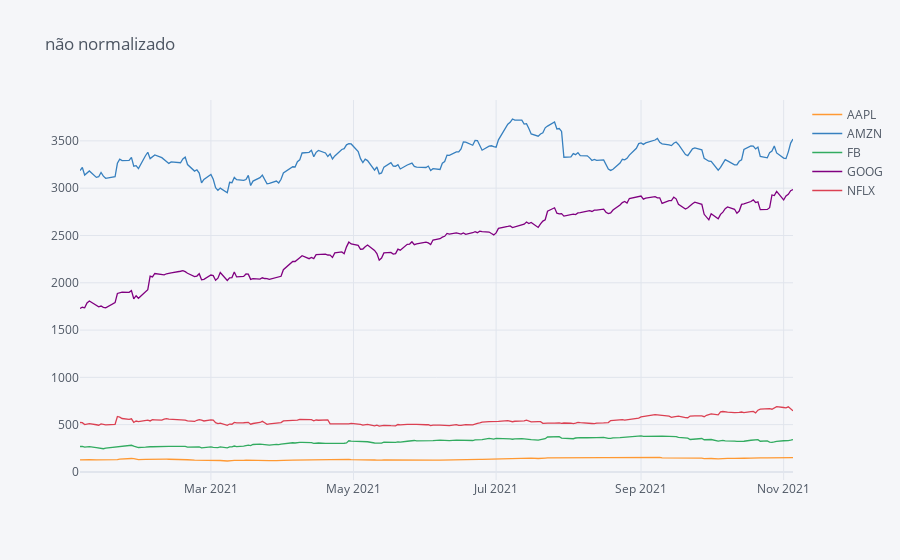

Notebook code cell kept with this figure:
### Code cell
df4.iplot(title='não normalizado')

### Figure 1 — Plotly figure (JSON) as saved in the notebook; plotly's stock layout.template omitted (floating-point values rounded to 4 significant figures; data arrays with more than 128 entries replaced by an {"elided": "..."} marker saying what was removed)
{"data": [{"line": {"color": "rgba(255, 153, 51, 1.0)", "dash": "solid", "shape": "linear", "width": 1.3}, "mode": "lines", "name": "AAPL", "text": "", "type": "scatter", "x": {"elided": "214 str values"}, "y": {"elided": "214 float values"}}, {"line": {"color": "rgba(55, 128, 191, 1.0)", "dash": "solid", "shape": "linear", "width": 1.3}, "mode": "lines", "name": "AMZN", "text": "", "type": "scatter", "x": {"elided": "214 str values"}, "y": {"elided": "214 float values"}}, {"line": {"color": "rgba(50, 171, 96, 1.0)", "dash": "solid", "shape": "linear", "width": 1.3}, "mode": "lines", "name": "FB", "text": "", "type": "scatter", "x": {"elided": "214 str values"}, "y": {"elided": "214 float values"}}, {"line": {"color": "rgba(128, 0, 128, 1.0)", "dash": "solid", "shape": "linear", "width": 1.3}, "mode": "lines", "name": "GOOG", "text": "", "type": "scatter", "x": {"elided": "214 str values"}, "y": {"elided": "214 float values"}}, {"line": {"color": "rgba(219, 64, 82, 1.0)", "dash": "solid", "shape": "linear", "width": 1.3}, "mode": "lines", "name": "NFLX", "text": "", "type": "scatter", "x": {"elided": "214 str values"}, "y": {"elided": "214 float values"}}], "layout": {"legend": {"bgcolor": "#F5F6F9", "font": {"color": "#4D5663"}}, "paper_bgcolor": "#F5F6F9", "plot_bgcolor": "#F5F6F9", "title": {"font": {"color": "#4D5663"}, "text": "não normalizado"}, "xaxis": {"gridcolor": "#E1E5ED", "showgrid": true, "tickfont": {"color": "#4D5663"}, "title": {"font": {"color": "#4D5663"}, "text": ""}, "zerolinecolor": "#E1E5ED"}, "yaxis": {"gridcolor": "#E1E5ED", "showgrid": true, "tickfont": {"color": "#4D5663"}, "title": {"font": {"color": "#4D5663"}, "text": ""}, "zerolinecolor": "#E1E5ED"}}}
